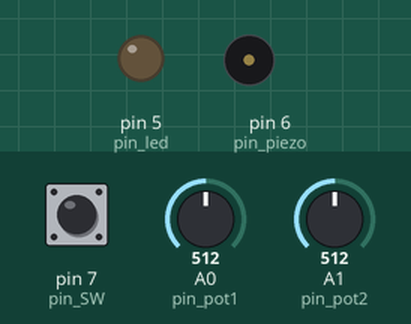
Bench run of a sketch on a simulated Arduino Uno, built with avr-gcc and run on an emulated ATmega328P. On the bench: output pins drawn as LEDs (lit = HIGH), buzzer (waves = sounding). Inputs (shaded band) come from the test bench; at power-on: A1 (pin_pot2) = 512, A0 (pin_pot1) = 512, pin 7 (pin_SW) HIGH.

Above: at 1.2 s.
1.3 s: A1 (pin_pot2) set to 608
2.8 s: A1 (pin_pot2) set to 629
At 3.2 s:
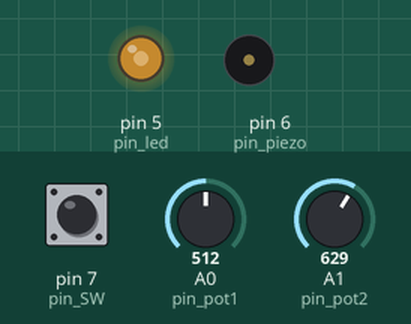
4.3 s: A0 (pin_pot1) set to 716
At 5.5 s:
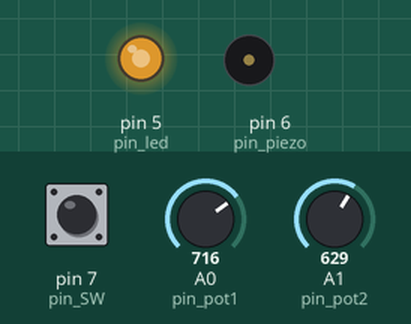
5.8 s: pin 7 (pin_SW) pulled LOW for 0.15 s
At 5.87 s:
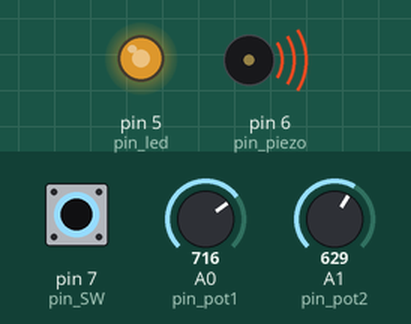
7.4 s: A0 (pin_pot1) set to 900
At 7.9 s:
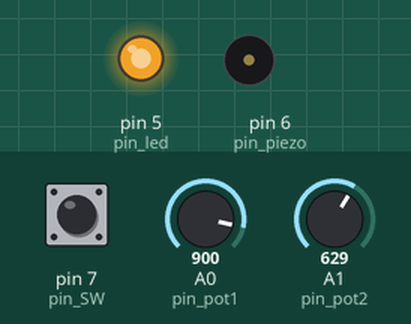
8.9 s: pin 7 (pin_SW) pulled LOW for 1 s
At 9.7 s:
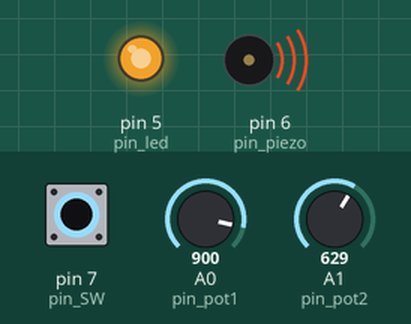
Timing chart, 0 to 11.9 s (numbered marks = the images above; inputs shaded):
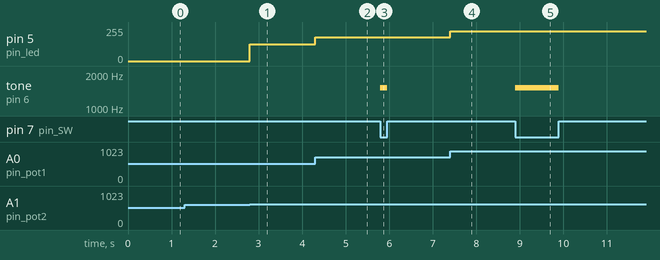

The sketch:

LV03_ZAD05.ino
```cpp
int pin_pot1 = A0;
int pin_pot2 = A1;
int pin_led = 5;
int pin_SW = 7;
int pin_piezo = 6;

int AD_value1 = 0;
int AD_value2 = 0;

void setup() {
  pinMode(pin_pot1, INPUT);
  pinMode(pin_pot2, INPUT);
  pinMode(pin_led, OUTPUT);
  pinMode(pin_SW, INPUT_PULLUP);
  pinMode(pin_piezo, OUTPUT);
}

void loop() {
  AD_value1 = analogRead(pin_pot1); //vrijednost 1. potenciometra
  AD_value2 = analogRead(pin_pot2); //vrijednost 2. potenciometra

  int nBright = map(AD_value1, 0, 1023, 0, 255); //vrijednost (0-1023) pretvaramo u (0-255)
  int nFrequency = map(AD_value2, 0, 1023, 750, 2000); //vrijednost (0-1023) pretvaramo u (750-2000)

  if(nFrequency > 1500){ //ako je frekvencija veća od 1500 Hz
    analogWrite(pin_led, nBright);
  }
  else{
    analogWrite(pin_led, 0);
  }

  if(digitalRead(pin_SW) == LOW){    //ako je sklopka uključena
    tone(pin_piezo, nFrequency);
  }
  else{
    noTone(pin_piezo);
  }

}
```

Measured:
- the behaviour switches between 614 and 615 on A1 (pin_pot2) (found by bisection; images 0 and 1)
- after the input at 1.3 s, every drawn part: stays the same
- after the input at 2.8 s, pin 5 (pin_led): 0/255 → 127/255 at once
- after the input at 4.3 s, pin 5 (pin_led): 127/255 → 178/255 at once
- after the input at 5.8 s, tone on pin 6 (pin_piezo): silent → 1518 Hz at once, → silent 0.15 s later
- after the input at 7.4 s, pin 5 (pin_led): 178/255 → 224/255 at once
- after the input at 8.9 s, tone on pin 6 (pin_piezo): silent → 1518 Hz at once, → silent 1.0 s later
